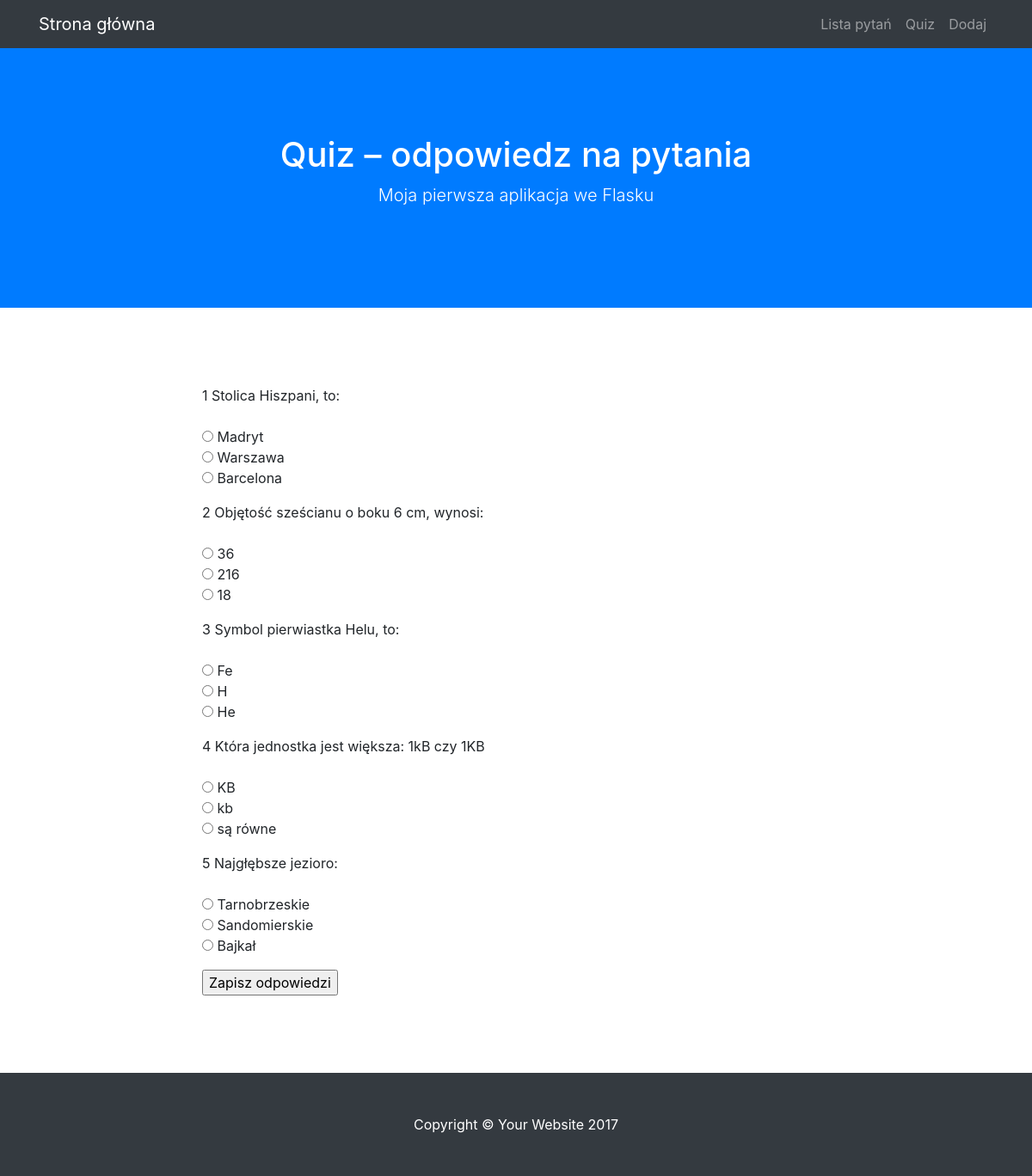
The page /quiz on the database as committed earlier.
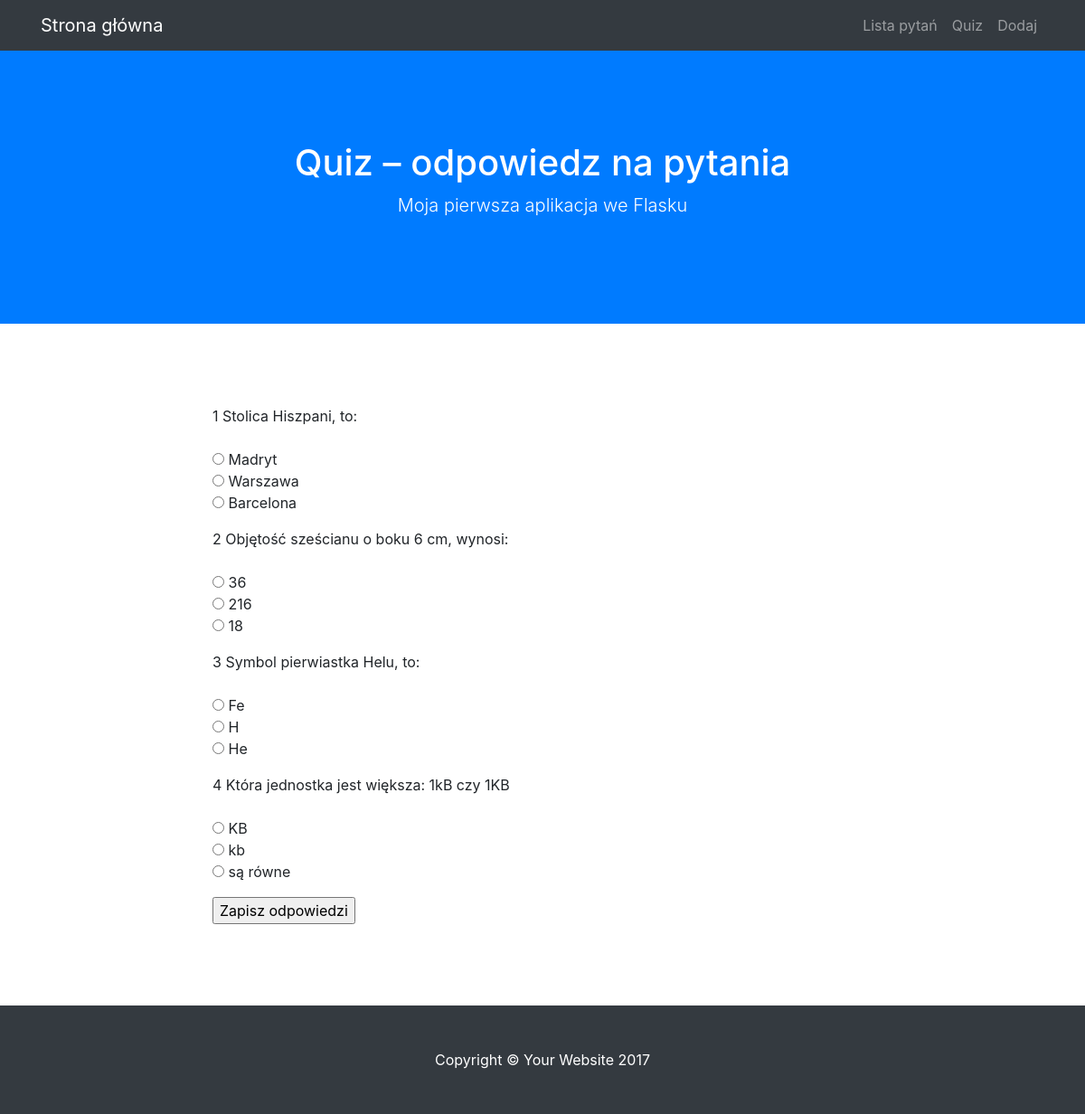
The same page on the database as committed later.
### modele.py (models this page shows)
class BazaModel(Model):
    class Meta:
        database = baza

class Pytanie(BazaModel):
    pytanie = CharField(null=False)
    kategoria = ForeignKeyField(Kategoria, related_name='pytania')

class Odpowiedz(BazaModel):
    odpowiedz = CharField(null=False)
    pytanie = ForeignKeyField(Pytanie, related_name='odpowiedzi')
    odpok = IntegerField(default=0)

### views.py (the view, shortened to what this page needs)
@app.route("/quiz", methods=['GET', 'POST'])
def quiz():
    pytania = Pytanie.select().join(Odpowiedz).distinct().order_by(Pytanie.id)
    return render_template('quiz.html', query = pytania)

### quiz.py (called while the page is built)
@app.before_request
def before_request():
    g.db = baza
    g.db.connect()

@app.after_request
def after_request(response):
    g.db.close()
    return response

### templates/quiz.html (shortened to what this page needs)
{% extends "szablon.html" %}
{% block h1 %}Quiz – odpowiedz na pytania{% endblock %}
{% block tresc %}
    <form method="POST">
    {% for p in query %}
    <p>
        {{ p.id }} {{ p.pytanie }}<br>
        <br>
        {% for o in p.odpowiedzi %}
        <input type="radio" name="{{ p.id }}" value="{{ o.id }}">
        {{ o.odpowiedz }}
        <br>
        {% endfor %}
    </p>
    {% endfor %}
    <input type="submit" value="Zapisz odpowiedzi">
    </form>
{% endblock %}

Rows that differ between the two databases and show on the page:
removed Pytanie: id "5", pytanie "Najgłębsze jezioro:"
removed Odpowiedz: odpowiedz "Tarnobrzeskie", shown under "5"
removed Odpowiedz: odpowiedz "Sandomierskie", shown under "5"
removed Odpowiedz: odpowiedz "Bajkał", shown under "5"
